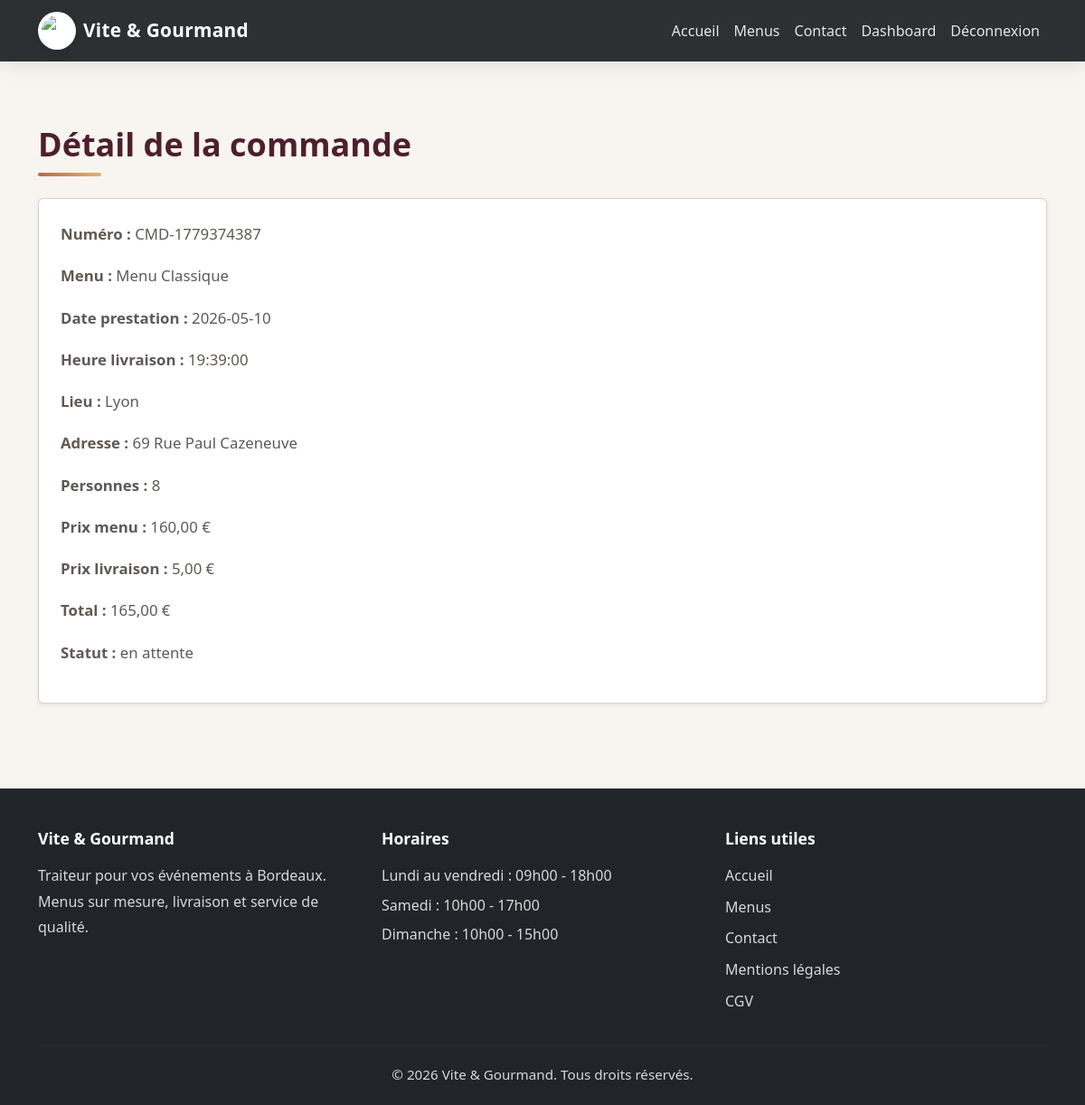
The app's page /user/commande-detail.php?id=10 (signed in) with its own data.
### tables this page shows
CREATE TABLE `commande` (
  `commande_id` int(11) NOT NULL,
  `numero_commande` varchar(50) NOT NULL,
  `date_commande` date NOT NULL,
  `date_prestation` date NOT NULL,
  `heure_livraison` time NOT NULL,
  `lieu_prestation` varchar(255) NOT NULL,
  `adresse_prestation` varchar(255) NOT NULL,
  `prix_menu` decimal(10,2) NOT NULL,
  `prix_livraison` decimal(10,2) NOT NULL DEFAULT 0.00,
  `prix_total` decimal(10,2) NOT NULL,
  `nombre_personne` int(11) NOT NULL,
  `statut` varchar(50) NOT NULL DEFAULT 'en attente',
  `pret_materiel` tinyint(1) NOT NULL DEFAULT 0,
  `restitution_materiel` tinyint(1) NOT NULL DEFAULT 0,
  `motif_annulation` text DEFAULT NULL,
  `mode_contact_annulation` varchar(50) DEFAULT NULL,
  `utilisateur_id` int(11) NOT NULL,
  `menu_id` int(11) NOT NULL
);

CREATE TABLE `menu` (
  `menu_id` int(11) NOT NULL,
  `titre` varchar(100) NOT NULL,
  `nombre_personne_minimum` int(11) NOT NULL,
  `prix_par_personne` decimal(10,2) NOT NULL,
  `regime_id` int(11) NOT NULL,
  `theme_id` int(11) NOT NULL,
  `description` text NOT NULL,
  `conditions_menu` text NOT NULL,
  `stock_disponible` int(11) NOT NULL DEFAULT 0,
  `image_principale` varchar(255) DEFAULT NULL
);

### user/commande-detail.php (the view, shortened to what this page needs)
<?php
require_once '../config/database.php';
$commandeId = (int)($_GET['id'] ?? 0);
$stmt = $pdo->prepare("
    SELECT c.*, m.titre, m.nombre_personne_minimum, m.prix_par_personne
    FROM commande c
    INNER JOIN menu m ON c.menu_id = m.menu_id
    WHERE c.commande_id = ? AND c.utilisateur_id = ?
");
$stmt->execute([$commandeId, $_SESSION['utilisateur']['id']]);
$commande = $stmt->fetch(PDO::FETCH_ASSOC);
include '../includes/header.php';
?>
<section class="container">
    <h1 class="section-title">Détail de la commande</h1>
    <div class="card shadow-sm p-4 mb-4">
        <p><strong>Numéro :</strong> <?= htmlspecialchars($commande['numero_commande']) ?></p>
        <p><strong>Menu :</strong> <?= htmlspecialchars($commande['titre']) ?></p>
        <p><strong>Date prestation :</strong> <?= htmlspecialchars($commande['date_prestation']) ?></p>
        <p><strong>Heure livraison :</strong> <?= htmlspecialchars($commande['heure_livraison']) ?></p>
        <p><strong>Lieu :</strong> <?= htmlspecialchars($commande['lieu_prestation']) ?></p>
        <p><strong>Adresse :</strong> <?= htmlspecialchars($commande['adresse_prestation']) ?></p>
        <p><strong>Personnes :</strong> <?= htmlspecialchars($commande['nombre_personne']) ?></p>
        <p><strong>Prix menu :</strong> <?= number_format($commande['prix_menu'], 2, ',', ' ') ?> €</p>
        <p><strong>Prix livraison :</strong> <?= number_format($commande['prix_livraison'], 2, ',', ' ') ?> €</p>
        <p><strong>Total :</strong> <?= number_format($commande['prix_total'], 2, ',', ' ') ?> €</p>
        <p><strong>Statut :</strong> <?= htmlspecialchars($commande['statut']) ?></p>
    </div>
</section>
<?php include '../includes/footer.php'; ?>

### assets/css/style.css (style rules this page uses)
html, body { height: 100%; margin: 0; padding: 0; }
body { min-height: 100vh; display: flex; flex-direction: column; font-family: 'Segoe UI', Tahoma, Geneva, Verdana, sans-serif; background: #f8f5f0; color: #2f2a26; }
.container { position: relative; z-index: 2; }
section.container { padding-top: 70px; padding-bottom: 70px; }
.section-title { font-size: clamp(1.8rem, 3vw, 2.6rem); font-weight: 800; margin-bottom: 24px; color: #4e1f2d; position: relative; display: inline-block; }
.section-title::after { content: ""; display: block; width: 70px; height: 4px; margin-top: 10px; border-radius: 999px; background: linear-gradient(90deg, #b66a50, #e2b46b); }
section p { font-size: 1.05rem; line-height: 1.8; color: #5f5853; max-width: 850px; }

### records on screen
commande: numero_commande "CMD-1779374387", menu.titre "Menu Classique", date_prestation "2026-05-10", heure_livraison "19:39:00", lieu_prestation "Lyon", adresse_prestation "69 Rue Paul Cazeneuve", nombre_personne "8", prix_menu "160,00", prix_livraison "5,00", prix_total "165,00", statut "en attente"
